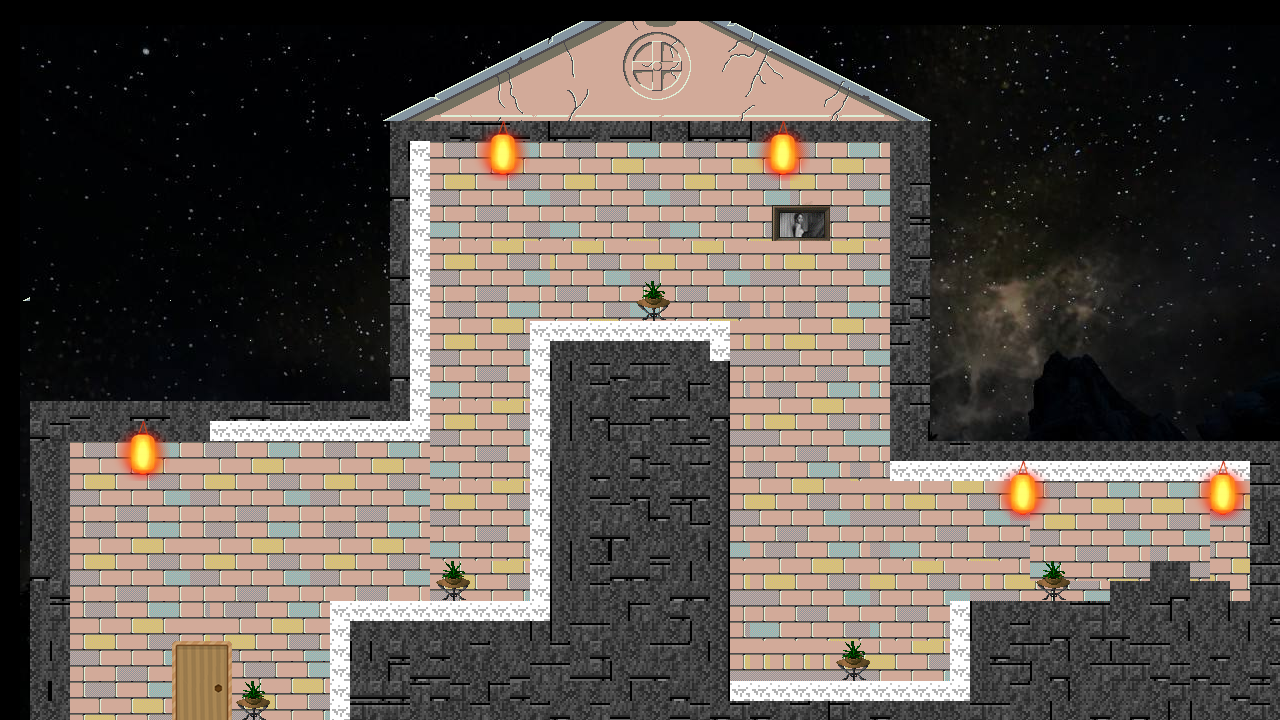

Tiled map render using the project's own tile images. Description and the map definition, with tile-layer contents summarised, below:
An orthogonal 64x36 tile map with 20x20 px tiles, 6 tile layers (wall, grass, form, door, ...), 6 tilesets, 1 image layer and 10 objects.

<map version="1.0" tiledversion="1.1.6" orientation="orthogonal" renderorder="right-down" width="64" height="36" tilewidth="20" tileheight="20" infinite="0" nextobjectid="35">
 <tileset firstgid="1" name="blocks" tilewidth="20" tileheight="20" tilecount="476" columns="28">
  <image source="blocks.png" width="576" height="352" />
 </tileset>
 <tileset firstgid="477" name="wall" tilewidth="20" tileheight="20" tilecount="4290" columns="78">
  <image source="wall.png" width="1562" height="1114" />
 </tileset>
 <tileset firstgid="4767" name="light" tilewidth="20" tileheight="20" tilecount="9" columns="3">
  <image source="light.png" width="68" height="68" />
 </tileset>
 <tileset firstgid="4776" name="door" tilewidth="20" tileheight="20" tilecount="12" columns="3">
  <image source="door.png" width="60" height="90" />
 </tileset>
 <tileset firstgid="4788" name="grass" tilewidth="20" tileheight="20" tilecount="4" columns="2">
  <image source="grass.png" width="42" height="44" />
 </tileset>
 <tileset firstgid="4792" name="form" tilewidth="20" tileheight="20" tilecount="6" columns="3">
  <image source="form.png" width="69" height="50" />
 </tileset>
 <imagelayer name="bg" offsetx="20" offsety="25">
  <image source="bg.jpg" width="1280" height="720" />
 </imagelayer>
 <objectgroup name="transition" offsetx="10.6667" offsety="21.3333">
  <object id="24" x="398.667" y="117.333" width="18.6667" height="282.667" />
  <object id="25" x="198.667" y="400" width="218.667" height="17.3333" />
  <object id="26" x="318.667" y="580" width="21.3333" height="117.333" />
  <object id="27" x="338.667" y="578.667" width="200" height="18.6667" />
  <object id="28" x="521.333" y="300" width="18.6667" height="280" />
  <object id="30" x="537.333" y="301.333" width="182.667" height="17.3333" />
  <object id="31" x="698.667" y="318.667" width="20" height="357.333" />
  <object id="32" x="702.667" y="662.667" width="254.667" height="16" />
  <object id="33" x="941.333" y="582.667" width="17.3333" height="90.6667" />
  <object id="34" x="878.667" y="438.667" width="401.333" height="18.6667" />
 </objectgroup>
 <layer name="wall" width="64" height="36" offsetx="10.6667" offsety="21.3333">
  <data>[2304 cells, 1334 non-empty, 271 distinct tile ids]</data>
 </layer>
 <layer name="grass" width="64" height="36" offsetx="10.6667" offsety="21.3333">
  <data>[2304 cells, 20 non-empty, 4 distinct tile ids]</data>
 </layer>
 <layer name="form" width="64" height="36" offsetx="10.6667" offsety="21.3333">
  <data>[2304 cells, 6 non-empty, 6 distinct tile ids]</data>
 </layer>
 <layer name="door" width="64" height="36" offsetx="12" offsety="21.3333">
  <data>[2304 cells, 12 non-empty, 12 distinct tile ids]</data>
 </layer>
 <layer name="blocks" width="64" height="36" offsetx="10.6667" offsety="21.3333">
  <data>[2304 cells, 658 non-empty, 17 distinct tile ids]</data>
 </layer>
 <layer name="light" width="64" height="36" offsetx="10.6667" offsety="21.3333">
  <data>[2304 cells, 45 non-empty, 9 distinct tile ids]</data>
 </layer>
</map>
